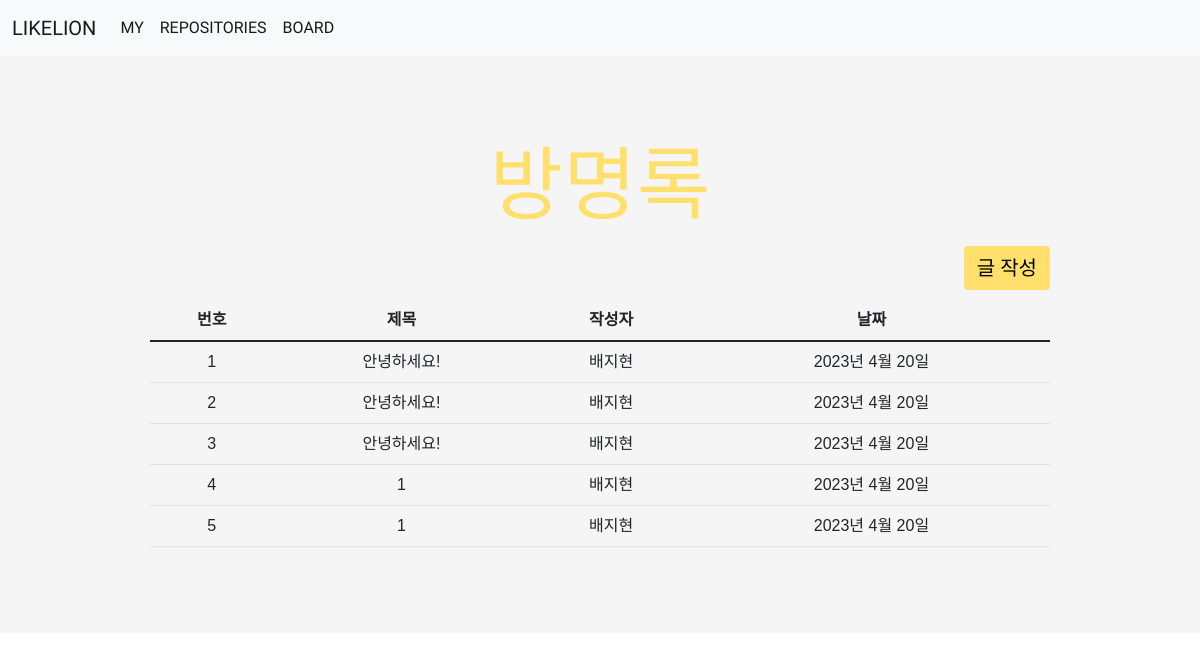
Page /board/ on the earlier database version.
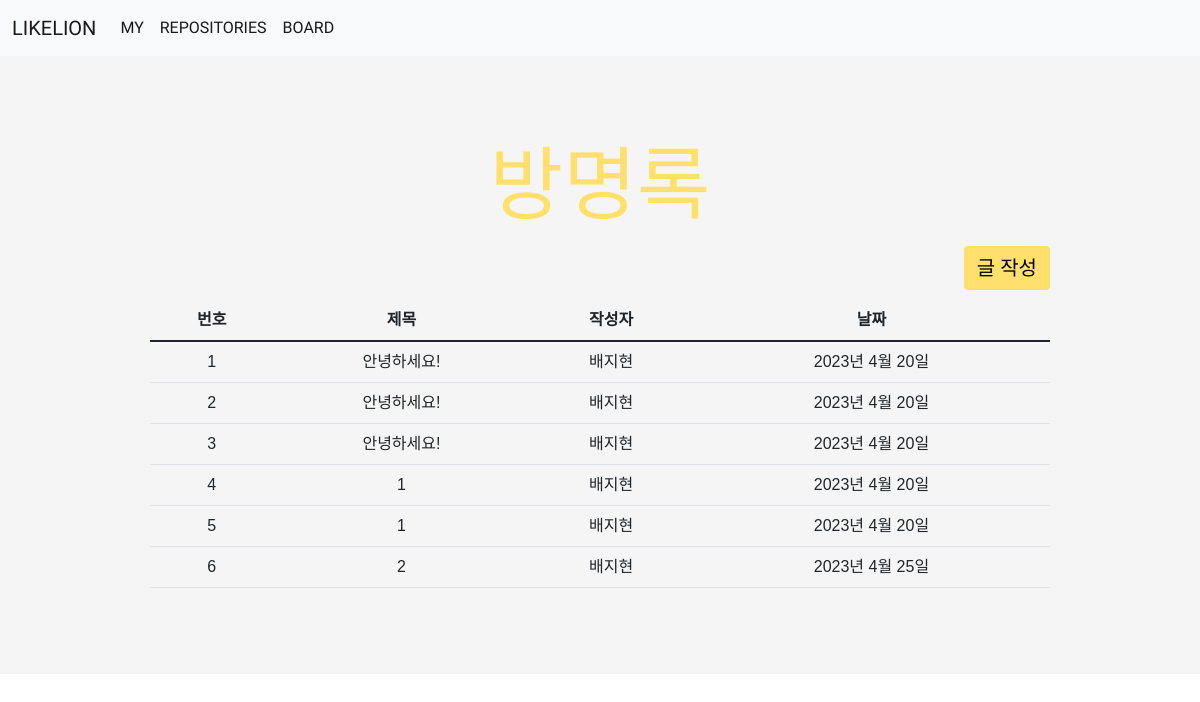
Same page on the later database version.
### main/models.py (models this page shows, shortened)
class Post(models.Model):
    title = models.CharField(max_length=100)
    writer = models.CharField(max_length=20)
    pub_date = models.DateField()
    body = models.TextField()
    feedback = models.TextField()
    good_point = models.TextField()

### main/views.py (the view)
# urls.py: path('board/', views.boardpage, name="boardpage"),
def boardpage(request):
    posts = Post.objects.all()
    return render(request, 'main/boardpage.html', {'posts':posts})

### main/templates/main/boardpage.html (shortened to what this page needs)
{% extends 'base.html' %}
{% load static %}
{% block content %}
<div class="boardpage">
    <div class="boardpagetitle">방명록</div>
    <div class="writebtn">
        <a class="btn" href="{%url 'newpostpage' %}">글 작성</a>
    </div>
    <div class="boardtable">
        <table class="table">
            <thead>
                <tr>
                    <th>번호</th>
                    <th>제목</th>
                    <th>작성자</th>
                    <th>날짜</th>
                </tr>
            </thead>
            <tbody>
                {% for post in posts %}
                <tr>
                    <td onclick="location.href='{% url 'postdetailpage' post.id %}'">{{post.id}}</td>
                    <td onclick="location.href='{% url 'postdetailpage' post.id %}'">{{post.title}}</td>
                    <td onclick="location.href='{% url 'postdetailpage' post.id %}'">{{post.writer}}</td>
                    <td onclick="location.href='{% url 'postdetailpage' post.id %}'">{{post.pub_date}}</td>
                </tr>
                {% endfor %}
            </tbody>
        </table>
    </div>
{% endblock %}

Differences in the rows shown:
added Post: id "6", title "2", writer "배지현", pub_date "2023년 4월 25일"
